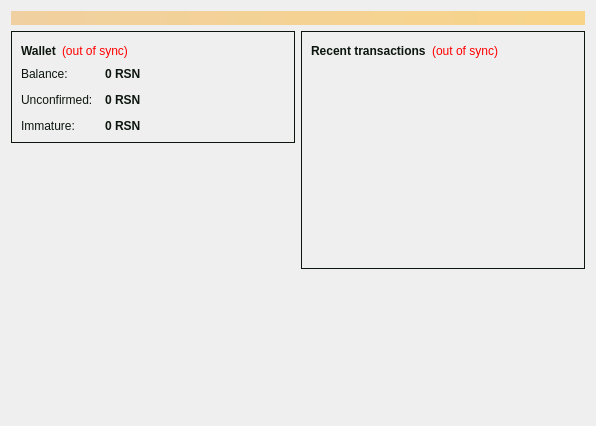
<?xml version="1.0" encoding="UTF-8"?>
<ui version="4.0">
 <class>OverviewPage</class>
 <widget class="QWidget" name="OverviewPage">
  <property name="geometry">
   <rect>
    <x>0</x>
    <y>0</y>
    <width>596</width>
    <height>426</height>
   </rect>
  </property>
  <property name="windowTitle">
   <string>Form</string>
  </property>
  <property name="styleSheet">
   <string notr="true">color: rgb(12, 22, 14);</string>
  </property>
  <layout class="QVBoxLayout" name="topLayout">
   <item>
    <widget class="QLabel" name="labelAlerts">
     <property name="visible">
      <bool>true</bool>
     </property>
     <property name="styleSheet">
      <string notr="true">background-color: qlineargradient(x1: 0, y1: 0, x2: 1, y2: 0, stop:0 #F0D0A0, stop:1 #F8D488); color:#000000;</string>
     </property>
     <property name="wordWrap">
      <bool>true</bool>
     </property>
     <property name="margin">
      <number>3</number>
     </property>
    </widget>
   </item>
   <item>
    <layout class="QHBoxLayout" name="horizontalLayout" stretch="1,1">
     <item>
      <layout class="QVBoxLayout" name="verticalLayout_2">
       <item>
        <widget class="QFrame" name="summary">
         <property name="styleSheet">
          <string notr="true"/>
         </property>
         <property name="frameShape">
          <enum>QFrame::Box</enum>
         </property>
         <property name="frameShadow">
          <enum>QFrame::Plain</enum>
         </property>
         <layout class="QVBoxLayout" name="verticalLayout_4">
          <item>
           <layout class="QHBoxLayout" name="horizontalLayout_4">
            <item>
             <widget class="QLabel" name="label_5">
              <property name="font">
               <font>
                <weight>75</weight>
                <bold>true</bold>
               </font>
              </property>
              <property name="text">
               <string>Wallet</string>
              </property>
             </widget>
            </item>
            <item>
             <widget class="QLabel" name="labelWalletStatus">
              <property name="toolTip">
               <string>The displayed information may be out of date. Your wallet automatically synchronizes with the RobotSexNickels network after a connection is established, but this process has not completed yet.</string>
              </property>
              <property name="styleSheet">
               <string notr="true">QLabel { color: red; }</string>
              </property>
              <property name="text">
               <string notr="true">(out of sync)</string>
              </property>
              <property name="alignment">
               <set>Qt::AlignLeading|Qt::AlignLeft|Qt::AlignVCenter</set>
              </property>
             </widget>
            </item>
            <item>
             <spacer name="horizontalSpacer_2">
              <property name="orientation">
               <enum>Qt::Horizontal</enum>
              </property>
              <property name="sizeHint" stdset="0">
               <size>
                <width>40</width>
                <height>20</height>
               </size>
              </property>
             </spacer>
            </item>
           </layout>
          </item>
          <item>
           <layout class="QFormLayout" name="formLayout_2">
            <property name="fieldGrowthPolicy">
             <enum>QFormLayout::AllNonFixedFieldsGrow</enum>
            </property>
            <property name="horizontalSpacing">
             <number>12</number>
            </property>
            <property name="verticalSpacing">
             <number>12</number>
            </property>
            <property name="leftMargin">
             <number>0</number>
            </property>
            <property name="topMargin">
             <number>0</number>
            </property>
            <property name="rightMargin">
             <number>0</number>
            </property>
            <property name="bottomMargin">
             <number>0</number>
            </property>
            <item row="0" column="0">
             <widget class="QLabel" name="label">
              <property name="text">
               <string>Balance:</string>
              </property>
             </widget>
            </item>
            <item row="0" column="1">
             <widget class="QLabel" name="labelBalance">
              <property name="font">
               <font>
                <weight>75</weight>
                <bold>true</bold>
               </font>
              </property>
              <property name="cursor">
               <cursorShape>IBeamCursor</cursorShape>
              </property>
              <property name="toolTip">
               <string>Your current balance</string>
              </property>
              <property name="styleSheet">
               <string notr="true"/>
              </property>
              <property name="text">
               <string notr="true">0 RSN</string>
              </property>
              <property name="textInteractionFlags">
               <set>Qt::LinksAccessibleByMouse|Qt::TextSelectableByKeyboard|Qt::TextSelectableByMouse</set>
              </property>
             </widget>
            </item>
            <item row="1" column="0">
             <widget class="QLabel" name="label_3">
              <property name="text">
               <string>Unconfirmed:</string>
              </property>
             </widget>
            </item>
            <item row="1" column="1">
             <widget class="QLabel" name="labelUnconfirmed">
              <property name="font">
               <font>
                <weight>75</weight>
                <bold>true</bold>
               </font>
              </property>
              <property name="cursor">
               <cursorShape>IBeamCursor</cursorShape>
              </property>
              <property name="toolTip">
               <string>Total of transactions that have yet to be confirmed, and do not yet count toward the current balance</string>
              </property>
              <property name="text">
               <string notr="true">0 RSN</string>
              </property>
              <property name="textInteractionFlags">
               <set>Qt::LinksAccessibleByMouse|Qt::TextSelectableByKeyboard|Qt::TextSelectableByMouse</set>
              </property>
             </widget>
            </item>
            <item row="2" column="0">
             <widget class="QLabel" name="labelImmatureText">
              <property name="text">
               <string>Immature:</string>
              </property>
             </widget>
            </item>
            <item row="2" column="1">
             <widget class="QLabel" name="labelImmature">
              <property name="font">
               <font>
                <weight>75</weight>
                <bold>true</bold>
               </font>
              </property>
              <property name="toolTip">
               <string>Mined balance that has not yet matured</string>
              </property>
              <property name="text">
               <string notr="true">0 RSN</string>
              </property>
              <property name="textInteractionFlags">
               <set>Qt::LinksAccessibleByMouse|Qt::TextSelectableByKeyboard|Qt::TextSelectableByMouse</set>
              </property>
             </widget>
            </item>
           </layout>
          </item>
         </layout>
        </widget>
       </item>
       <item>
        <spacer name="verticalSpacer">
         <property name="orientation">
          <enum>Qt::Vertical</enum>
         </property>
         <property name="sizeHint" stdset="0">
          <size>
           <width>20</width>
           <height>40</height>
          </size>
         </property>
        </spacer>
       </item>
       <item>
        <layout class="QHBoxLayout" name="horizontalLayout_3">
         <item>
          <spacer name="horizontalSpacer_4">
           <property name="orientation">
            <enum>Qt::Horizontal</enum>
           </property>
           <property name="sizeHint" stdset="0">
            <size>
             <width>40</width>
             <height>20</height>
            </size>
           </property>
          </spacer>
         </item>
         <item>
          <widget class="QLabel" name="label_2">
           <property name="text">
            <string/>
           </property>
           <property name="pixmap">
            <pixmap resource="../bitcoin.qrc">:/images/logo</pixmap>
           </property>
          </widget>
         </item>
         <item>
          <spacer name="horizontalSpacer_3">
           <property name="orientation">
            <enum>Qt::Horizontal</enum>
           </property>
           <property name="sizeHint" stdset="0">
            <size>
             <width>40</width>
             <height>20</height>
            </size>
           </property>
          </spacer>
         </item>
        </layout>
       </item>
      </layout>
     </item>
     <item>
      <layout class="QVBoxLayout" name="verticalLayout_3">
       <item>
        <widget class="QFrame" name="txshortlist">
         <property name="styleSheet">
          <string notr="true"/>
         </property>
         <property name="frameShape">
          <enum>QFrame::Box</enum>
         </property>
         <property name="frameShadow">
          <enum>QFrame::Plain</enum>
         </property>
         <layout class="QVBoxLayout" name="verticalLayout">
          <item>
           <layout class="QHBoxLayout" name="horizontalLayout_2">
            <item>
             <widget class="QLabel" name="label_4">
              <property name="text">
               <string>&lt;b&gt;Recent transactions&lt;/b&gt;</string>
              </property>
             </widget>
            </item>
            <item>
             <widget class="QLabel" name="labelTransactionsStatus">
              <property name="toolTip">
               <string>The displayed information may be out of date. Your wallet automatically synchronizes with the RobotSexNickels network after a connection is established, but this process has not completed yet.</string>
              </property>
              <property name="styleSheet">
               <string notr="true">QLabel { color: red; }</string>
              </property>
              <property name="text">
               <string notr="true">(out of sync)</string>
              </property>
              <property name="alignment">
               <set>Qt::AlignRight|Qt::AlignTrailing|Qt::AlignVCenter</set>
              </property>
             </widget>
            </item>
            <item>
             <spacer name="horizontalSpacer">
              <property name="orientation">
               <enum>Qt::Horizontal</enum>
              </property>
              <property name="sizeHint" stdset="0">
               <size>
                <width>40</width>
                <height>20</height>
               </size>
              </property>
             </spacer>
            </item>
           </layout>
          </item>
          <item>
           <widget class="QListView" name="listTransactions">
            <property name="styleSheet">
             <string notr="true">QListView { background: transparent; }</string>
            </property>
            <property name="frameShape">
             <enum>QFrame::NoFrame</enum>
            </property>
            <property name="verticalScrollBarPolicy">
             <enum>Qt::ScrollBarAlwaysOff</enum>
            </property>
            <property name="horizontalScrollBarPolicy">
             <enum>Qt::ScrollBarAlwaysOff</enum>
            </property>
            <property name="selectionMode">
             <enum>QAbstractItemView::NoSelection</enum>
            </property>
           </widget>
          </item>
         </layout>
        </widget>
       </item>
       <item>
        <spacer name="verticalSpacer_2">
         <property name="orientation">
          <enum>Qt::Vertical</enum>
         </property>
         <property name="sizeHint" stdset="0">
          <size>
           <width>20</width>
           <height>40</height>
          </size>
         </property>
        </spacer>
       </item>
      </layout>
     </item>
    </layout>
   </item>
  </layout>
 </widget>
 <resources>
  <include location="../bitcoin.qrc"/>
 </resources>
 <connections/>
</ui>
